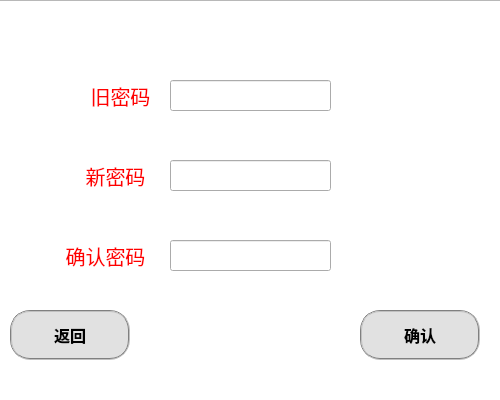
<?xml version="1.0" encoding="UTF-8"?>
<ui version="4.0">
 <class>pwchange</class>
 <widget class="QWidget" name="pwchange">
  <property name="geometry">
   <rect>
    <x>0</x>
    <y>0</y>
    <width>500</width>
    <height>400</height>
   </rect>
  </property>
  <property name="windowTitle">
   <string>pwchange</string>
  </property>
  <property name="styleSheet">
   <string notr="true">#pwchange{background-color: rgb(52, 80, 164);border-top-left-radius:15px;border-top-right-radius:5px;border-bottom-left-radius:15px;border-bottom-right-radius:5px}
</string>
  </property>
  <widget class="QPushButton" name="back_btn">
   <property name="geometry">
    <rect>
     <x>10</x>
     <y>310</y>
     <width>120</width>
     <height>50</height>
    </rect>
   </property>
   <property name="font">
    <font>
     <family>微软雅黑</family>
     <pointsize>12</pointsize>
     <weight>75</weight>
     <bold>true</bold>
    </font>
   </property>
   <property name="styleSheet">
    <string notr="true">QPushButton{border:2px groove gray;border-radius:20px;padding:2px 4px;background-color: rgb(225, 225, 225);}
QPushButton:hover{background-color: rgb(14, 122, 255);border:none;color:rgb(255, 255, 255);}
QPushButton:checked{background-color: rgb(20, 62, 134);border:none;color:rgb(255, 255, 255);}</string>
   </property>
   <property name="text">
    <string>返回</string>
   </property>
  </widget>
  <widget class="QLabel" name="label1">
   <property name="geometry">
    <rect>
     <x>130</x>
     <y>100</y>
     <width>271</width>
     <height>51</height>
    </rect>
   </property>
   <property name="sizePolicy">
    <sizepolicy hsizetype="Preferred" vsizetype="Preferred">
     <horstretch>0</horstretch>
     <verstretch>0</verstretch>
    </sizepolicy>
   </property>
   <property name="font">
    <font>
     <family>微软雅黑</family>
     <pointsize>16</pointsize>
     <weight>50</weight>
     <bold>false</bold>
    </font>
   </property>
   <property name="styleSheet">
    <string notr="true">#cash{background-color: rgb(52, 80, 164);border-top-left-radius:15px;border-top-right-radius:5px;border-bottom-left-radius:15px;border-bottom-right-radius:5px}
</string>
   </property>
   <property name="text">
    <string/>
   </property>
   <property name="scaledContents">
    <bool>false</bool>
   </property>
   <property name="alignment">
    <set>Qt::AlignCenter</set>
   </property>
   <property name="wordWrap">
    <bool>false</bool>
   </property>
   <property name="margin">
    <number>0</number>
   </property>
   <property name="openExternalLinks">
    <bool>false</bool>
   </property>
  </widget>
  <widget class="QPushButton" name="login_btn">
   <property name="geometry">
    <rect>
     <x>360</x>
     <y>310</y>
     <width>120</width>
     <height>50</height>
    </rect>
   </property>
   <property name="font">
    <font>
     <family>微软雅黑</family>
     <pointsize>12</pointsize>
     <weight>75</weight>
     <bold>true</bold>
    </font>
   </property>
   <property name="styleSheet">
    <string notr="true">QPushButton{border:2px groove gray;border-radius:20px;padding:2px 4px;background-color: rgb(225, 225, 225);}
QPushButton:hover{background-color: rgb(14, 122, 255);border:none;color:rgb(255, 255, 255);}
QPushButton:checked{background-color: rgb(20, 62, 134);border:none;color:rgb(255, 255, 255);}</string>
   </property>
   <property name="text">
    <string>确认</string>
   </property>
  </widget>
  <widget class="QLabel" name="label">
   <property name="geometry">
    <rect>
     <x>50</x>
     <y>80</y>
     <width>141</width>
     <height>31</height>
    </rect>
   </property>
   <property name="font">
    <font>
     <family>微软雅黑</family>
     <pointsize>15</pointsize>
    </font>
   </property>
   <property name="styleSheet">
    <string notr="true">color:rgb(255, 0, 0)</string>
   </property>
   <property name="text">
    <string>旧密码</string>
   </property>
   <property name="alignment">
    <set>Qt::AlignCenter</set>
   </property>
  </widget>
  <widget class="QLabel" name="label_2">
   <property name="geometry">
    <rect>
     <x>70</x>
     <y>160</y>
     <width>91</width>
     <height>31</height>
    </rect>
   </property>
   <property name="font">
    <font>
     <family>微软雅黑</family>
     <pointsize>15</pointsize>
    </font>
   </property>
   <property name="styleSheet">
    <string notr="true">color:rgb(255, 0, 0)</string>
   </property>
   <property name="text">
    <string>新密码</string>
   </property>
   <property name="alignment">
    <set>Qt::AlignCenter</set>
   </property>
  </widget>
  <widget class="QLineEdit" name="newpw">
   <property name="geometry">
    <rect>
     <x>170</x>
     <y>160</y>
     <width>161</width>
     <height>31</height>
    </rect>
   </property>
   <property name="echoMode">
    <enum>QLineEdit::Password</enum>
   </property>
  </widget>
  <widget class="QLineEdit" name="oldpw">
   <property name="geometry">
    <rect>
     <x>170</x>
     <y>80</y>
     <width>161</width>
     <height>31</height>
    </rect>
   </property>
   <property name="font">
    <font>
     <family>微软雅黑</family>
     <pointsize>14</pointsize>
    </font>
   </property>
   <property name="styleSheet">
    <string notr="true"/>
   </property>
   <property name="echoMode">
    <enum>QLineEdit::Password</enum>
   </property>
  </widget>
  <widget class="QLineEdit" name="confirmpw">
   <property name="geometry">
    <rect>
     <x>170</x>
     <y>240</y>
     <width>161</width>
     <height>31</height>
    </rect>
   </property>
   <property name="echoMode">
    <enum>QLineEdit::Password</enum>
   </property>
  </widget>
  <widget class="QLabel" name="label_3">
   <property name="geometry">
    <rect>
     <x>50</x>
     <y>240</y>
     <width>111</width>
     <height>31</height>
    </rect>
   </property>
   <property name="font">
    <font>
     <family>微软雅黑</family>
     <pointsize>15</pointsize>
    </font>
   </property>
   <property name="styleSheet">
    <string notr="true">color:rgb(255, 0, 0)</string>
   </property>
   <property name="text">
    <string>确认密码</string>
   </property>
   <property name="alignment">
    <set>Qt::AlignCenter</set>
   </property>
  </widget>
  <widget class="QListView" name="listView">
   <property name="geometry">
    <rect>
     <x>-10</x>
     <y>0</y>
     <width>511</width>
     <height>421</height>
    </rect>
   </property>
   <property name="styleSheet">
    <string notr="true">border-image:url(:/back/back.png)</string>
   </property>
  </widget>
  <zorder>listView</zorder>
  <zorder>back_btn</zorder>
  <zorder>label1</zorder>
  <zorder>login_btn</zorder>
  <zorder>label</zorder>
  <zorder>label_2</zorder>
  <zorder>newpw</zorder>
  <zorder>oldpw</zorder>
  <zorder>confirmpw</zorder>
  <zorder>label_3</zorder>
 </widget>
 <resources>
  <include location="hnu.qrc"/>
 </resources>
 <connections/>
</ui>
